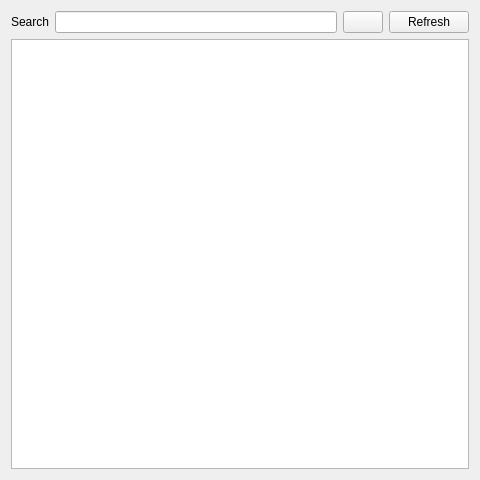
<?xml version="1.0" encoding="UTF-8"?>
<ui version="4.0">
 <class>AssetPickerWidget</class>
 <widget class="QWidget" name="AssetPickerWidget">
  <property name="geometry">
   <rect>
    <x>0</x>
    <y>0</y>
    <width>480</width>
    <height>480</height>
   </rect>
  </property>
  <property name="windowTitle">
   <string>Form</string>
  </property>
  <layout class="QGridLayout" name="gridLayout">
   <item row="0" column="0">
    <layout class="QHBoxLayout" name="horizontalLayout">
     <item>
      <widget class="QLabel" name="label">
       <property name="text">
        <string>Search</string>
       </property>
      </widget>
     </item>
     <item>
      <widget class="QLineEdit" name="searchBar"/>
     </item>
     <item>
      <widget class="QPushButton" name="viewButton">
       <property name="sizePolicy">
        <sizepolicy hsizetype="Minimum" vsizetype="Fixed">
         <horstretch>0</horstretch>
         <verstretch>0</verstretch>
        </sizepolicy>
       </property>
       <property name="text">
        <string/>
       </property>
       <property name="icon">
        <iconset>
         <normalon>:/icons/view-list-button.svg</normalon>
         <activeon>:/icons/list-button-with-3-elements.svg</activeon>
        </iconset>
       </property>
       <property name="checkable">
        <bool>false</bool>
       </property>
      </widget>
     </item>
     <item>
      <widget class="QPushButton" name="scanBtn">
       <property name="sizePolicy">
        <sizepolicy hsizetype="Minimum" vsizetype="Fixed">
         <horstretch>0</horstretch>
         <verstretch>0</verstretch>
        </sizepolicy>
       </property>
       <property name="text">
        <string>Refresh</string>
       </property>
      </widget>
     </item>
    </layout>
   </item>
   <item row="1" column="0">
    <widget class="QListWidget" name="assetView">
    </widget>
   </item>
  </layout>
 </widget>
 <resources/>
 <connections/>
</ui>
